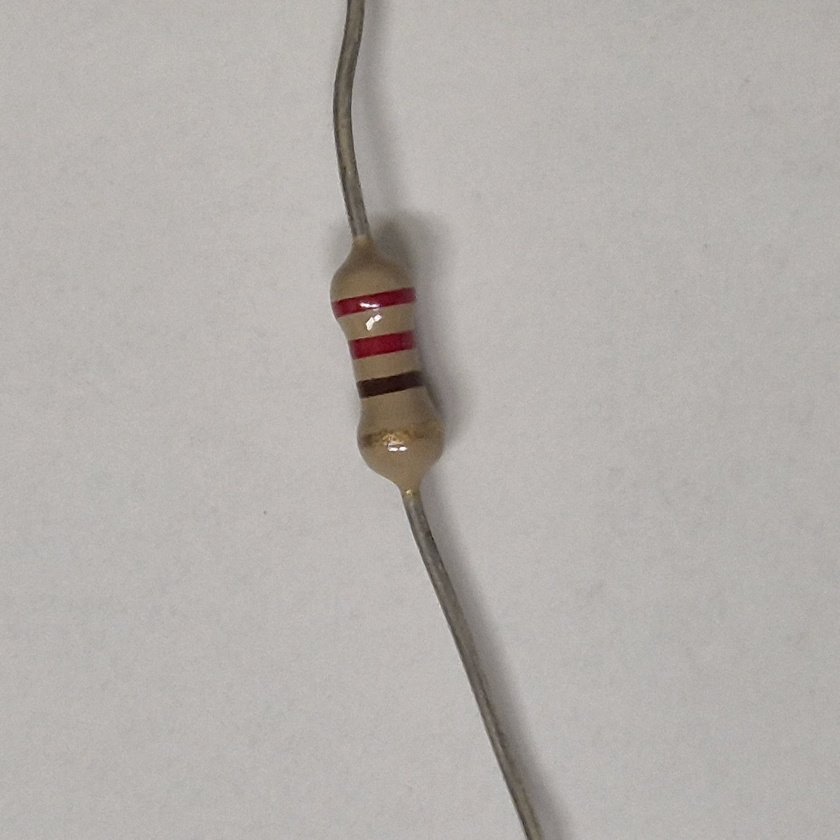
#> input picture dataset/r1/20251020_092534.jpg, 840 x 840 px, shrunk from 2992 x 2992 before the run
$ python -i detect_bands.py   (imports and definitions only)
#> lines starting #> are read from the running program, lines starting #| are printed output that depends on the picture; after the words box and inside, x2 and y2 are one past the last pixel; in counts of white or black regions, pixels touching at a corner belong together
import numpy as np
from PIL import Image
from scipy import ndimage as ndi
from sklearn.cluster import KMeans


def auto_rotate(img_np: np.ndarray) -> np.ndarray:
    # Binarisation adaptative simple
    thresh = np.percentile(img_np, 50)
#> thresh = 181
    mask = img_np < thresh
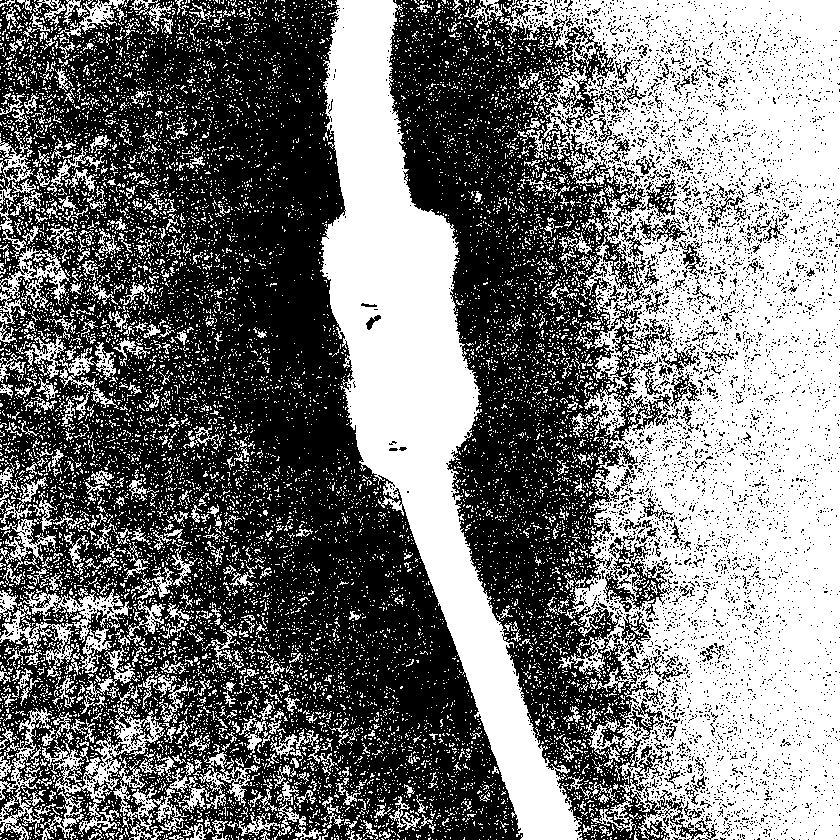
#> mask: shape (840, 840) bool; 46.4% white; 13054 white regions (12435 under 20 px), largest, box (x1, y1, x2, y2) and area: (499, 0, 840, 840) 169887, (320, 0, 583, 840) 64771, (0, 589, 132, 675) 3335

    pts = np.column_stack(np.nonzero(mask))
#> pts = 327576 pairs, first value 0 to 839, second value 0 to 839
    if pts.shape[0] < 10:
        return img_np

    # PCA pour l'angle principal
    pts_mean = pts.mean(axis=0)
#> pts_mean = [419.9, 522.2]
    cov = np.cov((pts - pts_mean).T)
#> cov = [[59892.8, -2483.5], [-2483.5, 62248]]
    eigvals, eigvecs = np.linalg.eig(cov)
#> eigvals = [58321.8, 63818.9]; eigvecs = [[-0.845, 0.535], [-0.535, -0.845]]
    main_axis = eigvecs[:, np.argmax(eigvals)]
#> main_axis = [0.535, -0.845]

    angle = np.degrees(np.arctan2(main_axis[0], main_axis[1]))
#> angle = 147.7

    # Rotation pour mettre horizontal
    return ndi.rotate(img_np, angle, reshape=True)
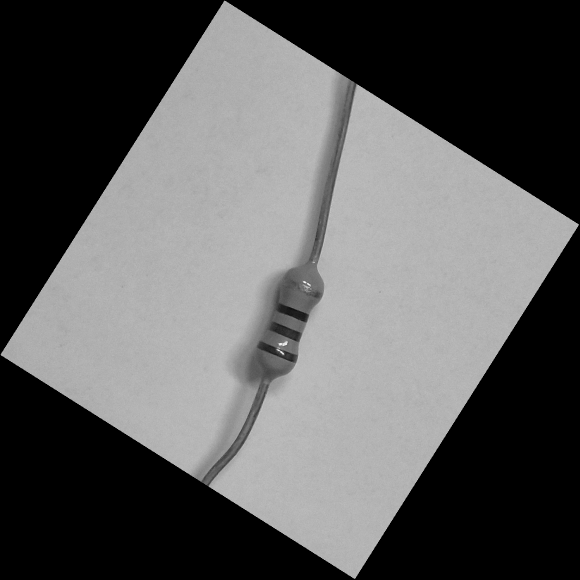
#> returned value: shape (1159, 1159) float64 (shown at 1/2 size); min 0, max 258.1, mean 92.2; drawn with min black and max white


def remove_metal_legs(img_np: np.ndarray):
    # Projection verticale
    projection = img_np.mean(axis=1)
#> projection = 1159 values, max 153.3 at index 503, min 0 at index 0, mean 92.23

    # Le corps beige est une longue zone "flat"
    diff = np.diff(projection)
#> diff = 1158 values, max 0.711 at index 685, min -1.26 at index 690, mean 2.45e-17

    # On estime les zones stables (faible variation)
    stable = np.abs(diff) < (0.1 * np.std(diff))
    stable = ndi.binary_closing(stable, iterations=10)

    idx = np.where(stable)[0]
#> idx = 264 values from 163 to 961
    y0, y1 = idx[0], idx[-1]
#> y0 = 163; y1 = 961

    return img_np[y0:y1, :]
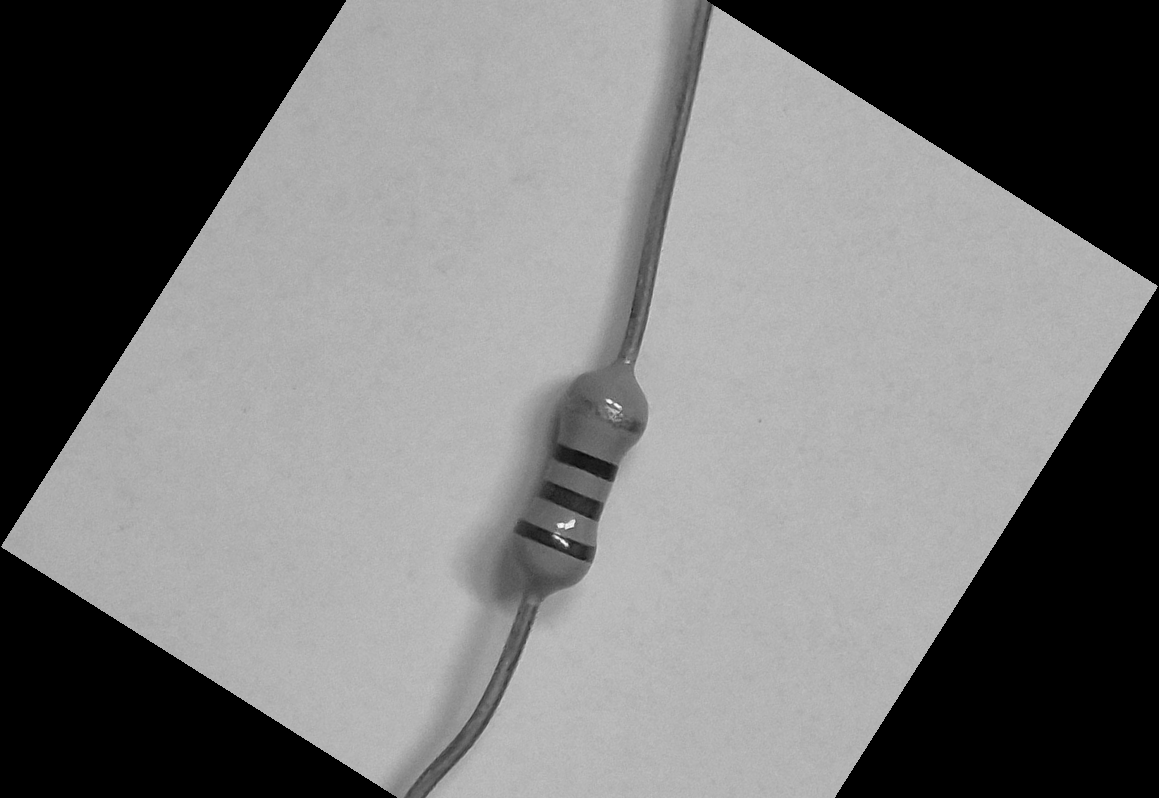
#> returned value: shape (798, 1159) float64; min 0, max 258.1, mean 119.9; drawn with min black and max white


def detect_color_bands(img_np: np.ndarray, n_clusters=6):
    h, w = img_np.shape
    X = img_np.reshape(-1, 1)  # Kmeans sur valeurs de gris

    kmeans = KMeans(n_clusters=n_clusters, n_init=10)
    kmeans.fit(X)
    labels = kmeans.labels_.reshape(h, w)
    centers = kmeans.cluster_centers_.flatten()

    # Trier les clusters du plus foncé au plus clair
    order = np.argsort(centers)
    labels_sorted = np.zeros_like(labels)
    for i, o in enumerate(order):
        labels_sorted[labels == o] = i

    # Profil horizontal moyen
    profile = labels_sorted.mean(axis=0)

    # Détection des transitions = changements de couleur => bandes
    transitions = np.diff(profile)
    bands_positions = np.where(np.abs(transitions) > 0.1)[0]

    return bands_positions


def preprocess_resistor(path):
    img = Image.open(path).convert("L")
    img_np = np.array(img, float)

    # 1) Rotation automatique
    rotated = auto_rotate(img_np)

    # 2) Crop horizontal (suppression pattes)
    body = remove_metal_legs(rotated)

    return body

>>> result = preprocess_resistor('dataset/r1/20251020_092534.jpg')

$ run again, on dataset/r1/20251020_092610.jpg
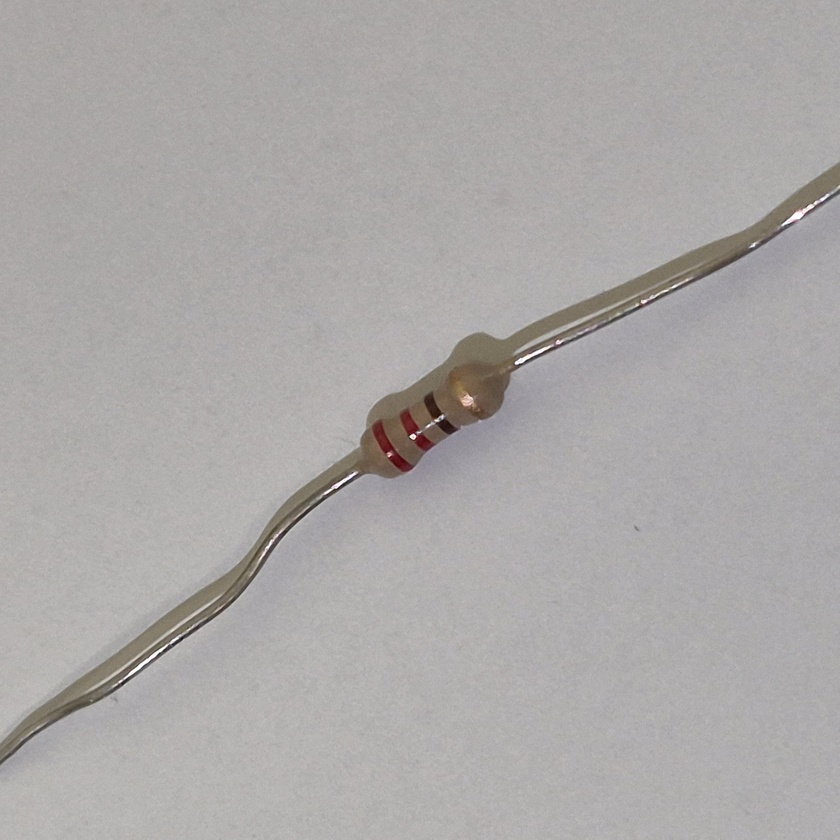
#> input picture dataset/r1/20251020_092610.jpg, 840 x 840 px, shrunk from 2992 x 2992 before the run
#> thresh = 172
#> in auto_rotate, `mask = img_np < thresh`:
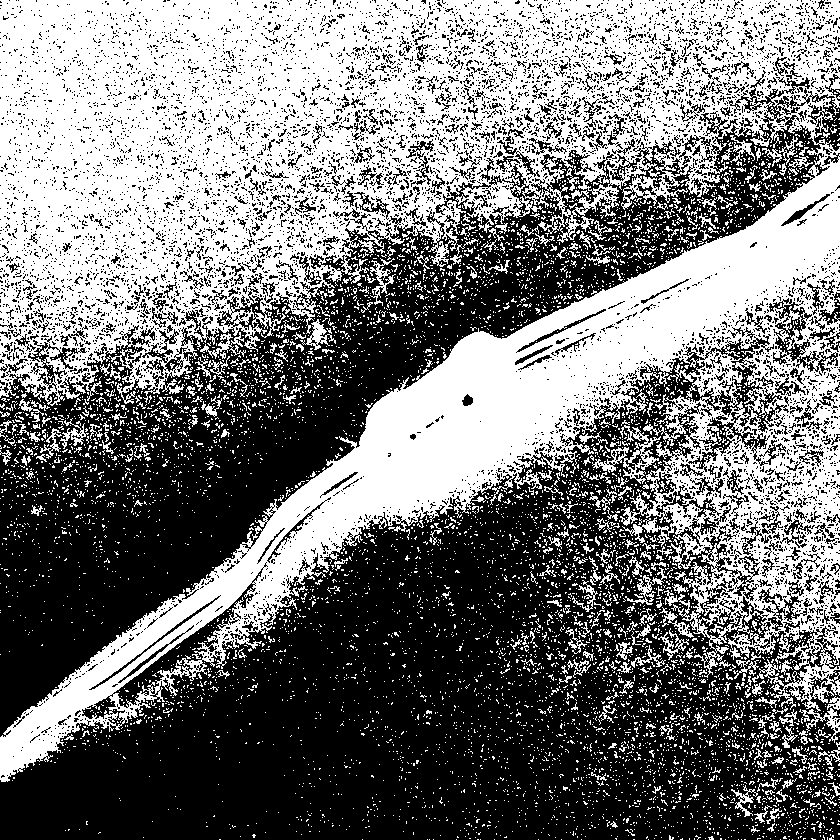
#> mask: shape (840, 840) bool; 47.5% white; 7330 white regions (6973 under 20 px), largest, box (x1, y1, x2, y2) and area: (0, 0, 840, 782) 295116, (592, 425, 661, 484) 972, (799, 708, 840, 743) 384
#> pts = 335197 pairs, first value 0 to 839, second value 0 to 839
#> pts_mean = [292.5, 428.6]
#> cov = [[42208.1, 8165.5], [8165.5, 64298.6]]
#> eigvals = [39517.5, 66989.2]; eigvecs = [[-0.95, -0.313], [0.313, -0.95]]
#> main_axis = [-0.313, -0.95]
#> angle = -161.8
#> projection = 1061 values, max 144.8 at index 349, min 0 at index 0, mean 105.9
#> diff = 1060 values, max 0.979 at index 230, min -0.871 at index 871, mean 0
#> idx = 532 values from 264 to 795
#> y0 = 264; y1 = 795
#> in remove_metal_legs, `return img_np[y0:y1, :]`:
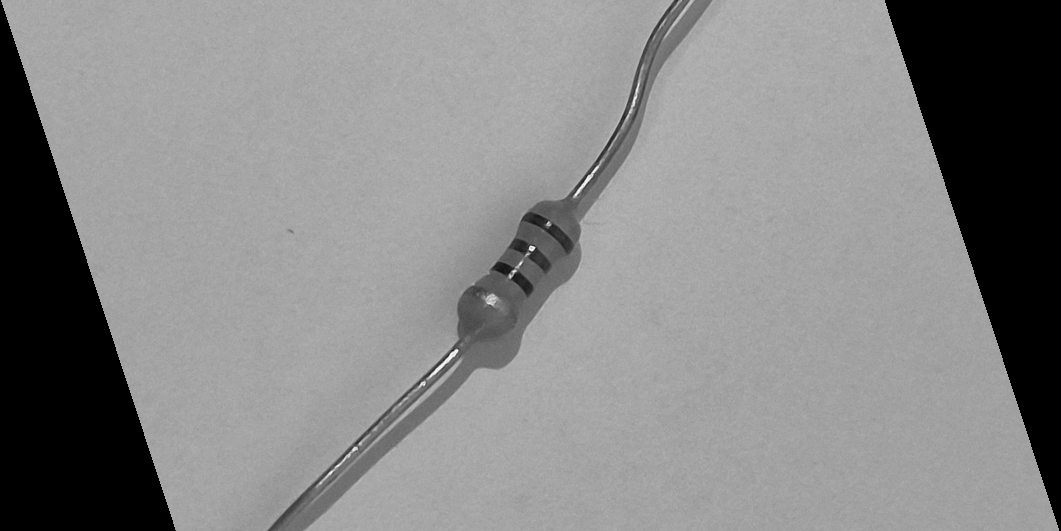
#> returned value: shape (531, 1061) float64; min 0, max 264.8, mean 140.1; drawn with min black and max white

$ run again, on dataset/r1/20251020_092620.jpg
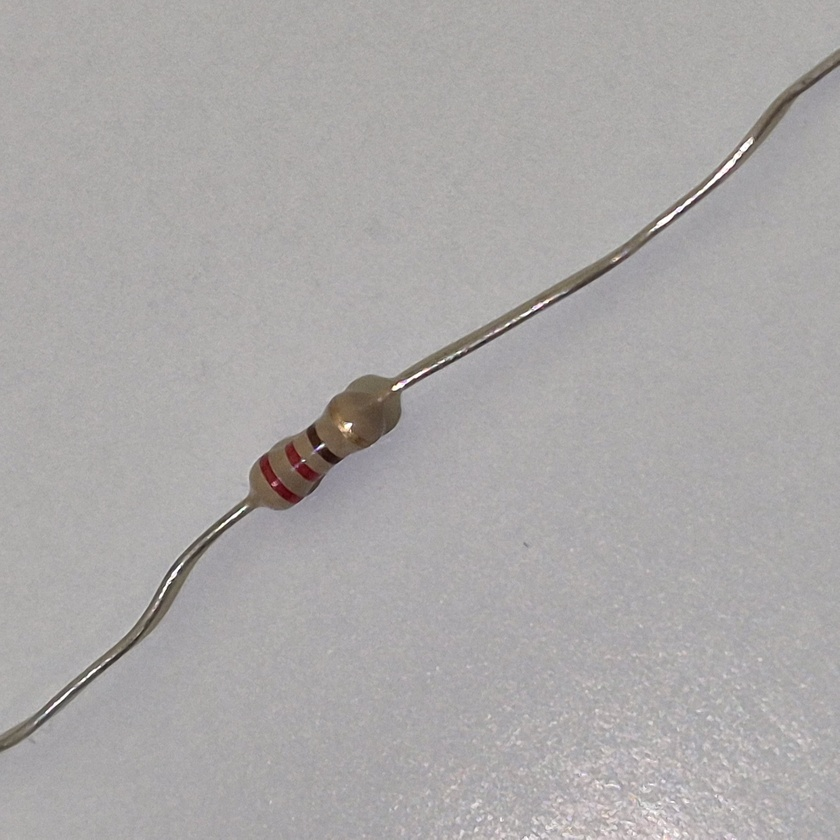
#> input picture dataset/r1/20251020_092620.jpg, 840 x 840 px, shrunk from 2992 x 2992 before the run
#> thresh = 171
#> in auto_rotate, `mask = img_np < thresh`:
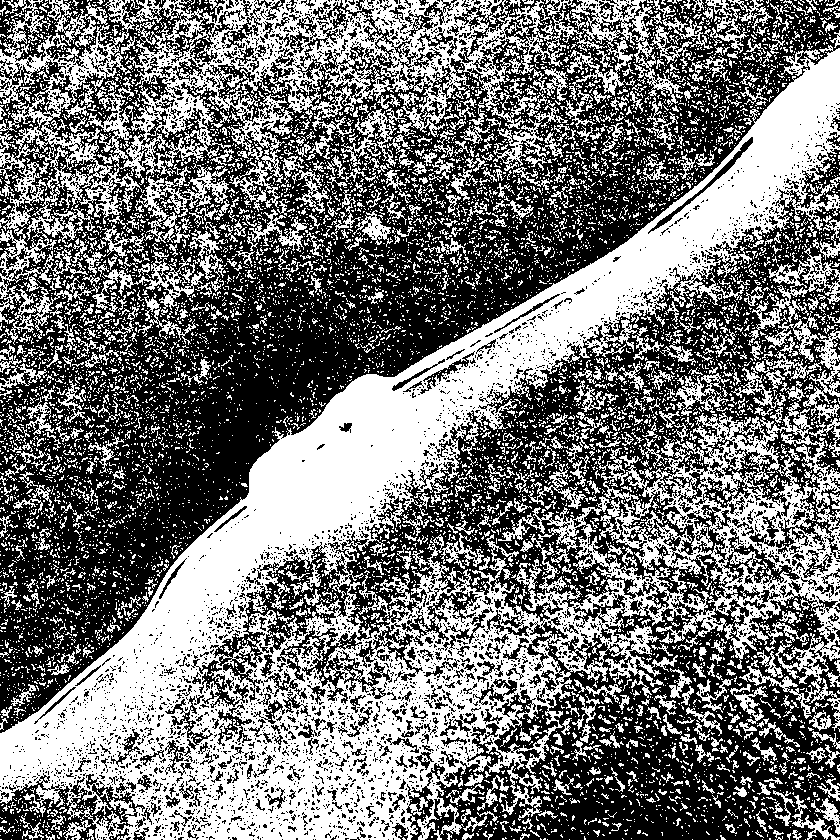
#> mask: shape (840, 840) bool; 46.3% white; 9534 white regions (8679 under 20 px), largest, box (x1, y1, x2, y2) and area: (0, 45, 840, 840) 178734, (0, 0, 683, 324) 45642, (748, 245, 840, 424) 4197
#> pts = 326554 pairs, first value 0 to 839, second value 0 to 839
#> pts_mean = [430.1, 418.3]
#> cov = [[62352.3, -5970.4], [-5970.4, 56783.3]]
#> eigvals = [66155.6, 52980]; eigvecs = [[0.843, 0.537], [-0.537, 0.843]]
#> main_axis = [0.843, -0.537]
#> angle = 122.5
#> projection = 1160 values, max 145.5 at index 703, min 0 at index 0, mean 88.41
#> diff = 1159 values, max 3.91 at index 702, min -3.19 at index 705, mean 0
#> idx = 366 values from 57 to 997
#> y0 = 57; y1 = 997
#> in remove_metal_legs, `return img_np[y0:y1, :]`:
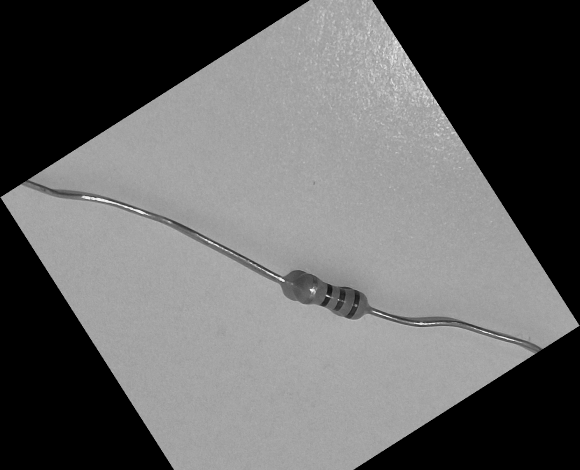
#> returned value: shape (940, 1160) float64 (shown at 1/2 size); min 0, max 265.8, mean 104; drawn with min black and max white

$ run again, on dataset/r1/20251020_092625.jpg
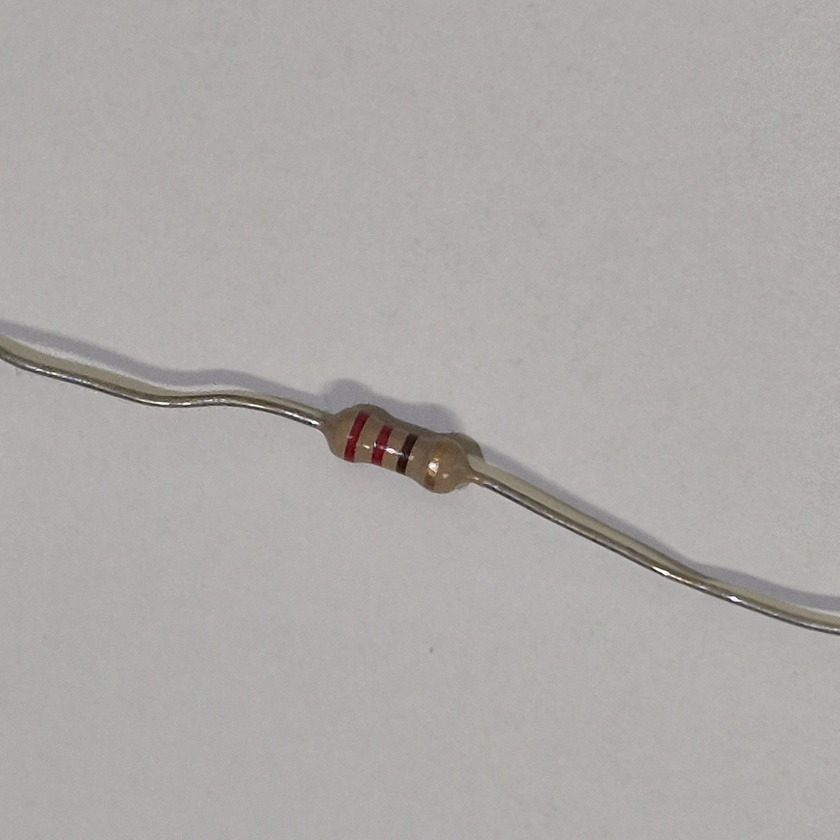
#> input picture dataset/r1/20251020_092625.jpg, 840 x 840 px, shrunk from 2992 x 2992 before the run
#> thresh = 173
#> in auto_rotate, `mask = img_np < thresh`:
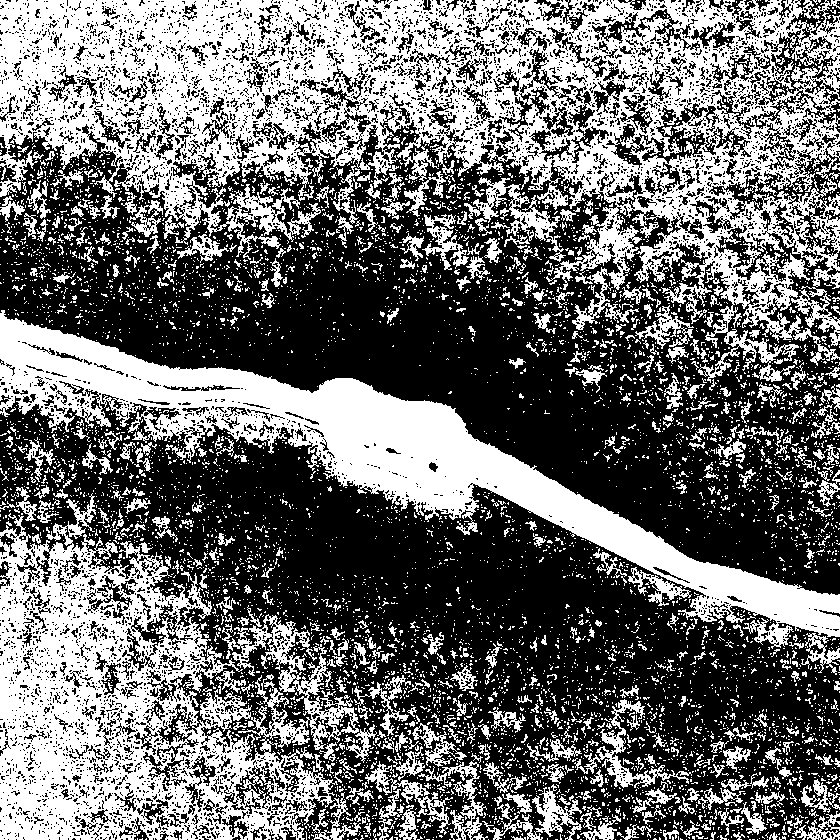
#> mask: shape (840, 840) bool; 42.8% white; 7059 white regions (6519 under 20 px), largest, box (x1, y1, x2, y2) and area: (0, 0, 840, 383) 123638, (0, 493, 361, 840) 57448, (0, 310, 840, 649) 51420
#> pts = 302221 pairs, first value 0 to 839, second value 0 to 839
#> pts_mean = [378.5, 382]
#> cov = [[71409.2, -9309.9], [-9309.9, 64014.1]]
#> eigvals = [77728.9, 57694.4]; eigvecs = [[0.827, 0.562], [-0.562, 0.827]]
#> main_axis = [0.827, -0.562]
#> angle = 124.2
#> projection = 1167 values, max 149.3 at index 482, min 0 at index 0, mean 88.06
#> diff = 1166 values, max 0.589 at index 445, min -0.615 at index 768, mean 0
#> idx = 156 values from 231 to 909
#> y0 = 231; y1 = 909
#> in remove_metal_legs, `return img_np[y0:y1, :]`:
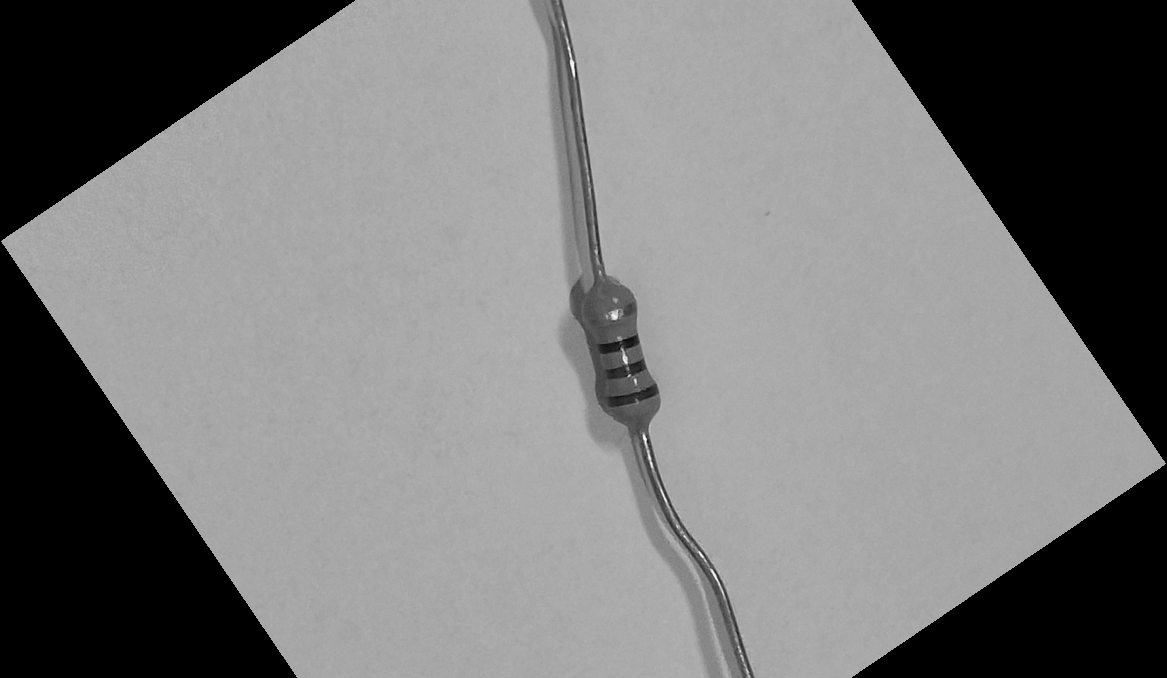
#> returned value: shape (678, 1167) float64; min 0, max 261.7, mean 123.9; drawn with min black and max white
